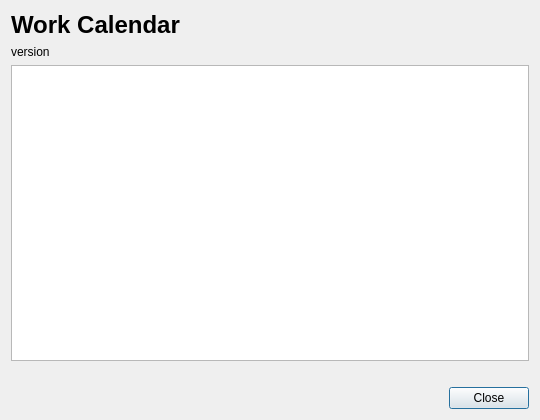
<?xml version="1.0" encoding="UTF-8"?>
<ui version="4.0">
 <class>AboutDialog</class>
 <widget class="QDialog" name="AboutDialog">
  <property name="geometry">
   <rect><x>0</x><y>0</y><width>540</width><height>420</height></rect>
  </property>
  <property name="windowTitle"><string>About Work Calendar</string></property>
  <layout class="QVBoxLayout" name="dialogLayout">
   <item>
    <widget class="QLabel" name="labelTitle">
     <property name="text"><string>Work Calendar</string></property>
     <property name="styleSheet"><string>font-size: 18pt; font-weight: bold;</string></property>
    </widget>
   </item>
   <item>
    <widget class="QLabel" name="labelVersion">
     <property name="text"><string>version</string></property>
    </widget>
   </item>
   <item>
    <widget class="QTextBrowser" name="textAbout">
     <property name="openExternalLinks"><bool>true</bool></property>
    </widget>
   </item>
   <item>
    <widget class="QLabel" name="labelDatabase">
     <property name="text"><string/></property>
     <property name="wordWrap"><bool>true</bool></property>
     <property name="textInteractionFlags"><set>Qt::TextSelectableByMouse</set></property>
     <property name="styleSheet"><string>color: #777;</string></property>
    </widget>
   </item>
   <item>
    <widget class="QDialogButtonBox" name="buttonBox">
     <property name="orientation"><enum>Qt::Horizontal</enum></property>
     <property name="standardButtons"><set>QDialogButtonBox::Close</set></property>
    </widget>
   </item>
  </layout>
 </widget>
 <resources/>
 <connections/>
</ui>
